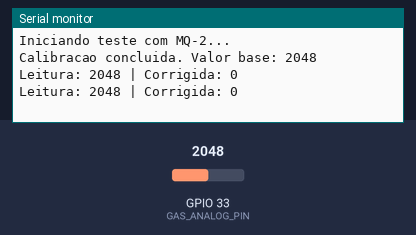
This program was run on a simulated ESP32. Parts: the last lines printed to the serial monitor. Inputs (shaded band) come from the test bench; at power-on: GPIO 33 (GAS_ANALOG_PIN) = 2048.

Above: at 11.2 s.
11.3 s: GPIO 33 (GAS_ANALOG_PIN) set to 2866
At 12.6 s:
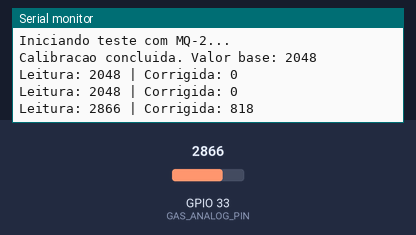
12.8 s: GPIO 33 (GAS_ANALOG_PIN) set to 3603
At 13.7 s:
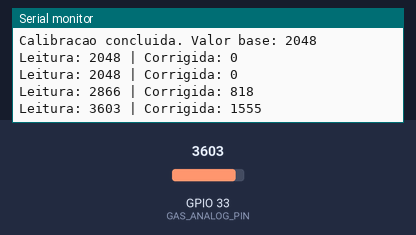
Timing chart, 0 to 15.8 s (numbered marks = the images above; inputs shaded):
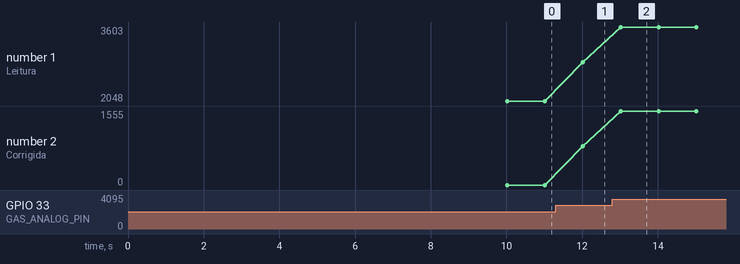

Measured:
- after the input at 11.3 s, the serial monitor: prints a new line after 0.72 s (image 1)
- after the input at 12.8 s, the serial monitor: prints a new line after 0.22 s (image 2)
- plotted number 1: 2048 → 2866 after the input at 11.3 s, 2866 → 3603 after the input at 12.8 s
- plotted number 2: 0 → 818 after the input at 11.3 s, 818 → 1555 after the input at 12.8 s

The program:

main.cpp
```cpp
#include <Arduino.h>

const int GAS_ANALOG_PIN = 33;
const int CALIBRATION_TIME = 10000;

int baseline = 0;

void setup() {
  Serial.begin(115200);
  pinMode(GAS_ANALOG_PIN, INPUT);

  Serial.println("Iniciando teste com MQ-2...");

  long sum = 0;
  unsigned long start = millis();
  while (millis() - start < CALIBRATION_TIME) {
    sum += analogRead(GAS_ANALOG_PIN);
    delay(100);
  }

  baseline = sum / (CALIBRATION_TIME / 100);
  Serial.print("Calibracao concluida. Valor base: ");
  Serial.println(baseline);
}

void loop() {
  int analogValue = analogRead(GAS_ANALOG_PIN);
  int adjustedValue = analogValue - baseline;
  if (adjustedValue < 0) adjustedValue = 0;

  Serial.print("Leitura: ");
  Serial.print(analogValue);
  Serial.print(" | Corrigida: ");
  Serial.println(adjustedValue);

  delay(1000);
}
```
